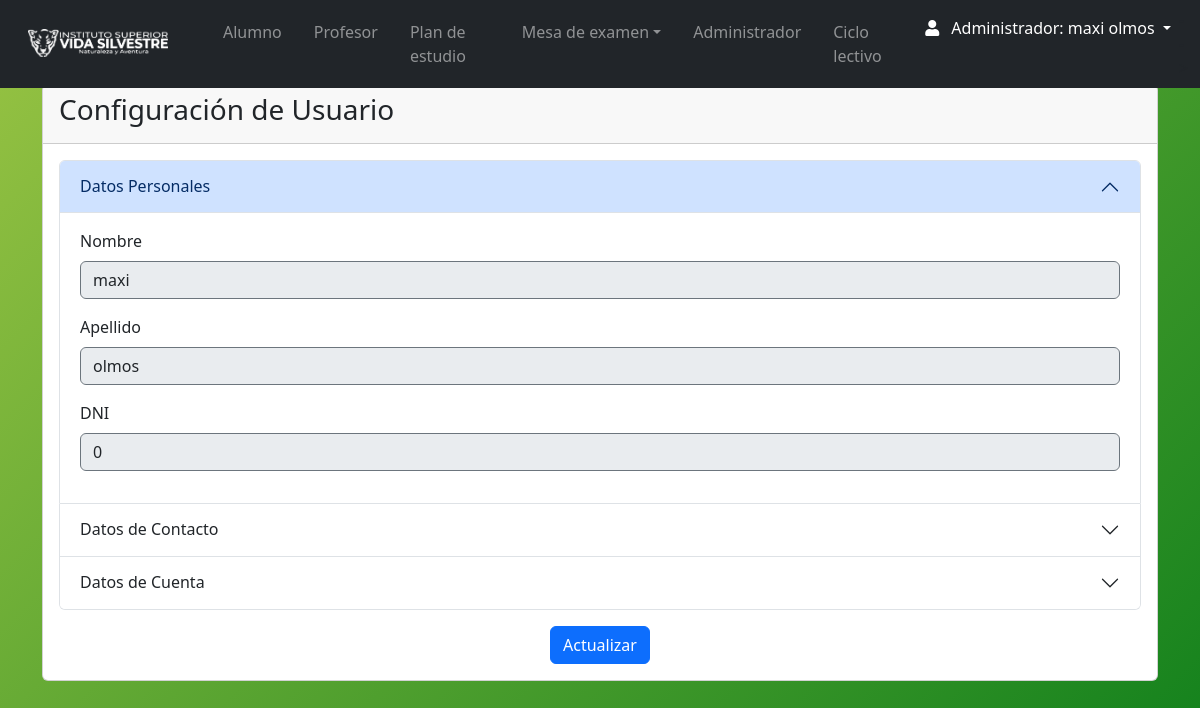
Screenshot of /Views/admin/config_user.php (signed in) with the database file from the repository.
### tables this page shows
CREATE TABLE `persona` (
  `id_persona` int(11) NOT NULL,
  `nombre` varchar(35) NOT NULL,
  `apellido` varchar(35) NOT NULL,
  `fecha_nacimiento` date NOT NULL,
  `DNI` int(11) NOT NULL,
  `celular` varchar(15) DEFAULT NULL,
  `email_correo` varchar(100) DEFAULT NULL,
  `direccion` varchar(55) DEFAULT NULL,
  `fecha_ingreso` date DEFAULT NULL,
  `pais` varchar(55) DEFAULT NULL,
  `ciudad` varchar(55) DEFAULT NULL,
  `contraseña` varchar(10) DEFAULT NULL,
  `id_rol` int(11) NOT NULL,
  `genero` varchar(15) DEFAULT NULL,
  `legajo` int(11) DEFAULT NULL,
  `titulo` varchar(100) DEFAULT NULL,
  `estado` varchar(11) DEFAULT NULL
);

### Views/admin/config_user.php (the view, shortened to what this page needs)
<?php
require 'navbar.php';
include('../../conn/connection.php');
$id_persona = $_SESSION['id_persona'];
$stmt = $db->prepare("SELECT * FROM persona WHERE id_persona = ?");
$stmt->execute([$id_persona]);
$usuario = $stmt->fetch(PDO::FETCH_ASSOC);
?>
<body>
    <div class="container mt-4">
        <div class="card">
            <div class="card-header">
                <h3>Configuración de Usuario</h3>
            </div>
            <div class="card-body">
                <form method="post" action="">
                    <div class="accordion" id="accordionExample">
                        <div class="accordion-item">
                            <h2 class="accordion-header" id="headingPersonal">
                                <button class="accordion-button" type="button" data-bs-toggle="collapse" data-bs-target="#collapsePersonal" aria-expanded="true" aria-controls="collapsePersonal">
                                    Datos Personales
                                </button>
                            </h2>
                            <div id="collapsePersonal" class="accordion-collapse collapse show" aria-labelledby="headingPersonal" data-bs-parent="#accordionExample">
                                <div class="accordion-body">
                                    <div class="mb-3">
                                        <label for="nombre" class="form-label">Nombre</label>
                                        <input type="text" class="form-control" id="nombre" value="<?= htmlspecialchars($usuario['nombre']); ?>" readonly>
                                    </div>
                                    <div class="mb-3">
                                        <label for="apellido" class="form-label">Apellido</label>
                                        <input type="text" class="form-control" id="apellido" value="<?= htmlspecialchars($usuario['apellido']); ?>" readonly>
                                    </div>
                                    <div class="mb-3">
                                        <label for="dni" class="form-label">DNI</label>
                                        <input type="text" class="form-control" id="dni" value="<?= htmlspecialchars($usuario['DNI']); ?>" readonly>
                                    </div>
                                </div>
                            </div>
                        </div>
                        <div class="accordion-item">
                            <h2 class="accordion-header" id="headingContacto">
                                <button class="accordion-button collapsed" type="button" data-bs-toggle="collapse" data-bs-target="#collapseContacto" aria-expanded="false" aria-controls="collapseContacto">
                                    Datos de Contacto
                                </button>
                            </h2>
                        </div>
                        <div class="accordion-item">
                            <h2 class="accordion-header" id="headingCuenta">
                                <button class="accordion-button collapsed" type="button" data-bs-toggle="collapse" data-bs-target="#collapseCuenta" aria-expanded="false" aria-controls="collapseCuenta">
                                    Datos de Cuenta
                                </button>
                            </h2>
                        </div>
                    </div>
                    <div class="mt-3 text-center">
                        <button type="submit" class="btn btn-primary">Actualizar</button>
                    </div>
                </form>
            </div>
        </div>
    </div>
</body>
</html>

### css/style.css (style rules this page uses)
body { background: linear-gradient(135deg, #98c343, #10801c); position: relative; padding-bottom: 10px; min-height: 100vh; }
input { border-style: solid !important; border-color: #6c757d !important; border-width: 1.5px !important; }

### rows the page displays
persona: nombre "maxi", apellido "olmos", DNI "0"

### other values shown
$_SESSION['nombre'] "maxi"
$_SESSION['apellido'] "olmos"
